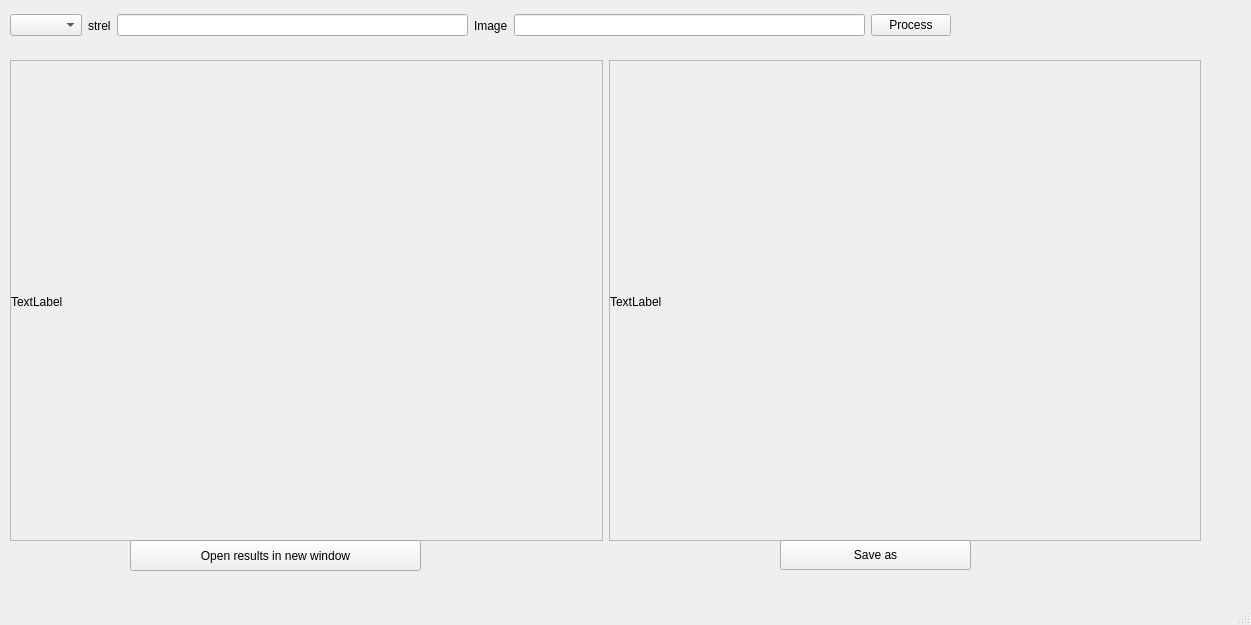
<?xml version="1.0" encoding="UTF-8"?>
<ui version="4.0">
 <class>MainWindow</class>
 <widget class="QMainWindow" name="MainWindow">
  <property name="geometry">
   <rect>
    <x>0</x>
    <y>0</y>
    <width>1251</width>
    <height>625</height>
   </rect>
  </property>
  <property name="windowTitle">
   <string>MainWindow</string>
  </property>
  <widget class="QWidget" name="centralwidget">
   <widget class="QWidget" name="horizontalLayoutWidget">
    <property name="geometry">
     <rect>
      <x>10</x>
      <y>0</y>
      <width>941</width>
      <height>51</height>
     </rect>
    </property>
    <layout class="QHBoxLayout" name="horizontalLayout">
     <item>
      <widget class="QComboBox" name="comboBox"/>
     </item>
     <item>
      <widget class="QLabel" name="label_2">
       <property name="text">
        <string>strel</string>
       </property>
      </widget>
     </item>
     <item>
      <widget class="QLineEdit" name="lineEdit_2"/>
     </item>
     <item>
      <widget class="QLabel" name="label">
       <property name="text">
        <string>Image</string>
       </property>
      </widget>
     </item>
     <item>
      <widget class="QLineEdit" name="lineEdit"/>
     </item>
     <item>
      <widget class="QPushButton" name="pushButton">
       <property name="text">
        <string>Process</string>
       </property>
      </widget>
     </item>
    </layout>
   </widget>
   <widget class="QWidget" name="gridLayoutWidget">
    <property name="geometry">
     <rect>
      <x>10</x>
      <y>60</y>
      <width>1191</width>
      <height>481</height>
     </rect>
    </property>
    <layout class="QHBoxLayout" name="ImagesLayout">
     <item>
      <widget class="QScrollArea" name="scrollAreaImage">
       <property name="widgetResizable">
        <bool>true</bool>
       </property>
       <widget class="QWidget" name="scrollAreaWidgetContents_3">
        <property name="geometry">
         <rect>
          <x>0</x>
          <y>0</y>
          <width>589</width>
          <height>477</height>
         </rect>
        </property>
        <widget class="QLabel" name="Image">
         <property name="geometry">
          <rect>
           <x>0</x>
           <y>0</y>
           <width>591</width>
           <height>481</height>
          </rect>
         </property>
         <property name="text">
          <string>TextLabel</string>
         </property>
        </widget>
       </widget>
      </widget>
     </item>
     <item>
      <widget class="QScrollArea" name="scrollAreaProcessed">
       <property name="widgetResizable">
        <bool>true</bool>
       </property>
       <widget class="QWidget" name="scrollAreaWidgetContents">
        <property name="geometry">
         <rect>
          <x>0</x>
          <y>0</y>
          <width>589</width>
          <height>477</height>
         </rect>
        </property>
        <widget class="QLabel" name="processedImage">
         <property name="geometry">
          <rect>
           <x>0</x>
           <y>0</y>
           <width>591</width>
           <height>481</height>
          </rect>
         </property>
         <property name="text">
          <string>TextLabel</string>
         </property>
        </widget>
       </widget>
      </widget>
     </item>
    </layout>
   </widget>
   <widget class="QPushButton" name="pushButton_2">
    <property name="geometry">
     <rect>
      <x>130</x>
      <y>540</y>
      <width>291</width>
      <height>31</height>
     </rect>
    </property>
    <property name="text">
     <string>Open results in new window</string>
    </property>
   </widget>
   <widget class="QPushButton" name="pushButton_3">
    <property name="geometry">
     <rect>
      <x>780</x>
      <y>540</y>
      <width>191</width>
      <height>30</height>
     </rect>
    </property>
    <property name="text">
     <string>Save as</string>
    </property>
   </widget>
  </widget>
  <widget class="QMenuBar" name="menubar">
   <property name="geometry">
    <rect>
     <x>0</x>
     <y>0</y>
     <width>1251</width>
     <height>26</height>
    </rect>
   </property>
  </widget>
  <widget class="QStatusBar" name="statusbar"/>
 </widget>
 <resources/>
 <connections/>
</ui>
